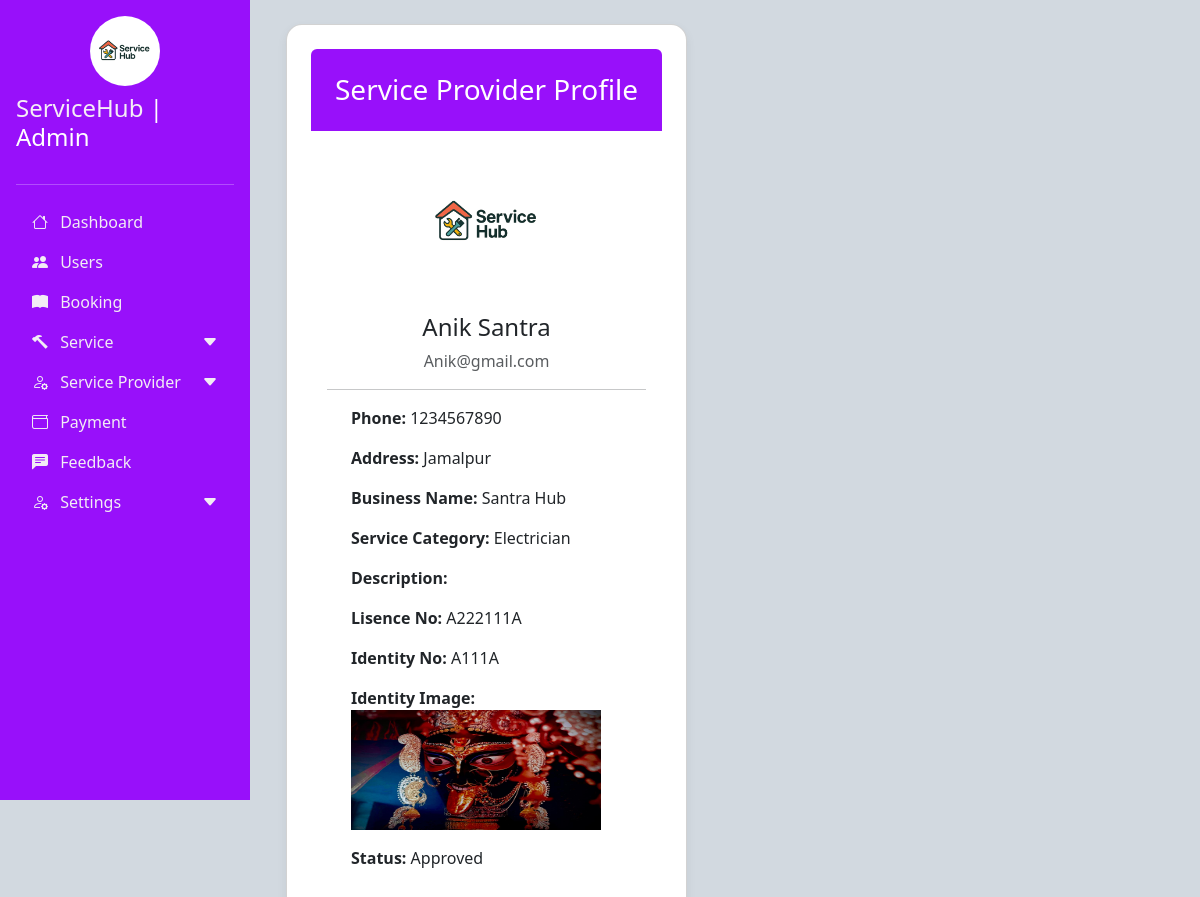
Screenshot of /Admin/view.php?id=23 (signed in) with the database file from the repository.
### tables this page shows
CREATE TABLE `service_providers` (
  `provider_id` int(11) NOT NULL,
  `image` text NOT NULL,
  `service_id` int(10) NOT NULL,
  `description` text NOT NULL,
  `approved_action` enum('pending','approved','rejected') NOT NULL,
  `created_at` timestamp NOT NULL DEFAULT current_timestamp(),
  `businessname` varchar(50) NOT NULL,
  `lisenceno` text NOT NULL,
  `identityno` text NOT NULL,
  `identityimage` text NOT NULL,
  `email` text NOT NULL,
  `phone` varchar(15) DEFAULT NULL,
  `provider_name` varchar(100) NOT NULL,
  `password` text NOT NULL,
  `address` text NOT NULL
);

CREATE TABLE `service` (
  `service_id` int(11) NOT NULL,
  `service_name` varchar(20) NOT NULL,
  `image` text NOT NULL
);

### Admin/view.php (the view, shortened to what this page needs)
<!DOCTYPE html>
<html lang="en">
<head>
    <link href="https://cdn.jsdelivr.net/npm/bootstrap@5.3.0/dist/css/bootstrap.min.css" rel="stylesheet">
    <link rel="stylesheet" href="https://cdn.jsdelivr.net/npm/bootstrap-icons@1.10.0/font/bootstrap-icons.css">
    <link rel="stylesheet" href="custom.css">
</head>
<body>
<?php
include_once "connection.php";
$res = mysqli_query($con, "SELECT *, service.service_name FROM service_providers INNER JOIN service ON service_providers.service_id = service.service_id
 WHERE provider_id = '".$_GET['id']."'");
$row = mysqli_fetch_assoc($res);
?>
<div class="d-flex">
    <?php include_once "sidenav.php"; ?>
    <div class="main-content p-4" id="mainContent">
        <div class="container-fluid d-flex justify-content-center align-items-center" style="min-height: 100vh;">
            <div class="card profile-card p-4 text-center w-100" style="max-width: 600px;">
                <div class="bg text-white p-4 rounded-top">
                <h3 class="mb-0">Service Provider Profile</h3>
                </div>
                <img src="img/i1.jpeg" alt="Profile Picture" class="profile-img mx-auto mt-3">
                <div class="card-body">
                    <h4 class="card-title"><?php echo $row['provider_name']; ?></h4>
                    <p class="text-muted"><?php echo $row['email']; ?></p>
                    <hr>
                    <div class="text-start px-2 px-md-4">
                        <p><strong>Phone:</strong> <?php echo $row['phone']; ?></p>
                        <p><strong>Address:</strong> <?php echo $row['address']; ?></p>
                        <p><strong>Business Name:</strong> <?php echo $row['businessname']; ?></p>
                        <p><strong>Service Category:</strong> <?php echo $row['service_name']; ?></p>
                        <p><strong>Description:</strong> <?php echo $row['description']; ?></p>
                        <p><strong>Lisence No:</strong> <?php echo $row['lisenceno']; ?></p>
                        <p><strong>Identity No:</strong> <?php echo $row['identityno']; ?></p>
                        <p><strong>Identity Image:</strong><br><img src="/serviceHub/Signup_Login/<?= $row['identityimage']; ?>" alt="ID Image" height="120px" width="250px">
</p>
                        <p><strong>Status:</strong> <?php echo ucfirst($row['approved_action']); ?></p>
                    </div>
                </div>
            </div>
        </div>
    </div>
</div>
</body>
</html>

### Admin/custom.css (style rules this page uses)
body { overflow-x: hidden; background-color: rgb(210, 217, 224); }
.main-content { margin-left: 250px; transition: all 0.3s; }
.bg { background-color: #9b43da; }

### Admin/view.php (style rules this page uses)
.profile-card { max-width: 600px; margin: auto; border-radius: 1rem; box-shadow: 0 4px 8px rgba(88, 86, 86, 0.1); }
.profile-img { width: 150px; height: 150px; object-fit: cover; border-radius: 50%; margin-top: -75px; border: 5px solid white; }
.bg { background-color:#9810FA; }

### rows the page displays
service_providers: provider_name "Anik Santra", email "Anik@gmail.com", phone "1234567890", address "Jamalpur", businessname "Santra Hub", service.service_name "Electrician", lisenceno "A222111A", identityno "A111A", identityimage (picture), approved_action "Approved"
